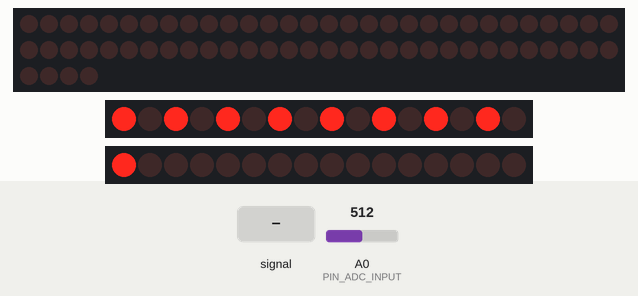
A sketch run on a simulated Arduino Uno, built with avr-gcc and run on an emulated ATmega328P. Shown: 64 shift-register outputs drawn as a row of LEDs (first output left, lit = HIGH), 2 × 16 shift-register outputs drawn as a row of LEDs (first output left, lit = HIGH). Wiring (inferred from the names in the program): 8 × shift register (74HC595): data pin 2; shift clock pin 3; latch pin 8; 2 × 2 × shift register (74HC595): data pin 5, shift clock pin 4 / data pin 9, shift clock pin 10. Wiring (inferred from the signals the program sends): 3 × row of LEDs: on Q0, Q1, Q2, Q3, Q4, Q5, Q6, Q7, Q8, Q9, Q10, Q11, Q12, Q13, Q14, Q15, Q16, Q17, Q18, Q19, Q20, Q21, Q22, Q23, Q24, Q25, Q26, Q27, Q28, Q29, Q30, Q31, Q32, Q33, Q34, Q35, Q36, Q37, Q38, Q39, Q40, Q41, Q42, Q43, Q44, Q45, Q46, Q47, Q48, Q49, Q50, Q51, Q52, Q53, Q54, Q55, Q56, Q57, Q58, Q59, Q60, Q61, Q62, Q63 / on Q0, Q1, Q2, Q3, Q4, Q5, Q6, Q7, Q8, Q9, Q10, Q11, Q12, Q13, Q14, Q15 / on Q0, Q1, Q2, Q3, Q4, Q5, Q6, Q7, Q8, Q9, Q10, Q11, Q12, Q13, Q14, Q15. The test bench sets the inputs (shaded band); at power-on: A0 (PIN_ADC_INPUT) = 512. What the sketch prints to the serial monitor is not drawn.

Above: at 3.2 s.
3.3 s: A0 (PIN_ADC_INPUT) fed a 200 Hz sine of ±81 counts around its level
At 4.2 s:
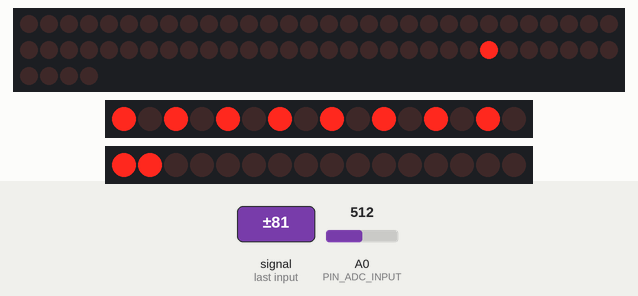
5.2 s: A0 (PIN_ADC_INPUT) set to 716
At 5.7 s:
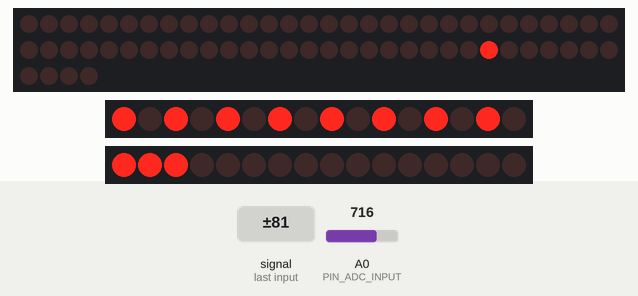
7.9 s: A0 (PIN_ADC_INPUT) set to 0
At 15.6 s:
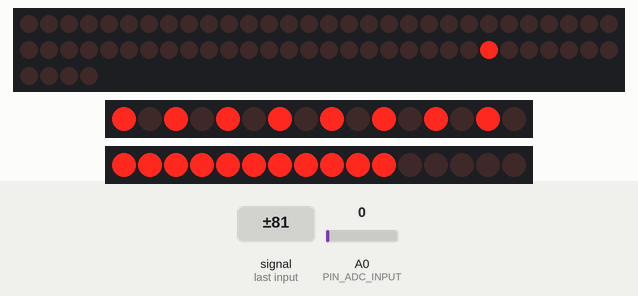
Timing chart, 0 to 16.9 s (numbered marks = the images above; inputs shaded):
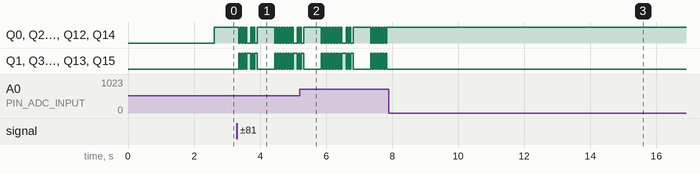

The sketch:

FSR_Tekanan.ino
```cpp
#define BAUD_RATE                 115200
#define ROW_COUNT                 44
#define COLUMN_COUNT              52


#define PIN_ADC_INPUT             A0
#define PIN_SHIFT_REGISTER_DATA   2
#define PIN_SHIFT_REGISTER_CLOCK  3
#define PIN_MUX_CHANNEL_0         4  //channel pins 0, 1, 2, etc must be wired to consecutive Arduino pins
#define PIN_MUX_CHANNEL_1         5
#define PIN_MUX_CHANNEL_2         6
#define PIN_MUX_CHANNEL_3         7
#define PIN_MUX_INHIBIT1_0        8  //inhibit = active low enable. All mux IC enables must be wired to consecutive Arduino pins
#define PIN_MUX_INHIBIT1_1        9
#define PIN_MUX_INHIBIT1_2       10

#define ROWS_PER_MUX              16
#define MUX_COUNT                 3
#define CHANNEL_PINS_PER_MUX      4


//float hum;
//float temp;
//dht DHT;


/**********************************************************************************************************

* GLOBALS

**********************************************************************************************************/

int current_enabled_mux = MUX_COUNT - 3;  //init to number of last mux so enabled mux increments to first mux on first scan.


/**********************************************************************************************************

* setup()

**********************************************************************************************************/

void setup()

{

  Serial.begin(BAUD_RATE);
  pinMode(PIN_ADC_INPUT, INPUT);
  pinMode(PIN_SHIFT_REGISTER_DATA, OUTPUT);
  pinMode(PIN_SHIFT_REGISTER_CLOCK, OUTPUT);
  pinMode(PIN_MUX_CHANNEL_0, OUTPUT);
  pinMode(PIN_MUX_CHANNEL_1, OUTPUT);
  pinMode(PIN_MUX_CHANNEL_2, OUTPUT);
  pinMode(PIN_MUX_CHANNEL_3, OUTPUT);
//  pinMode(PIN_MUX_CHANNEL_4, OUTPUT);
//  pinMode(PIN_MUX_CHANNEL_5, OUTPUT);
//  pinMode(PIN_MUX_CHANNEL_6, OUTPUT);
//  pinMode(PIN_MUX_CHANNEL_7, OUTPUT);
  pinMode(PIN_MUX_INHIBIT1_0, OUTPUT);
  pinMode(PIN_MUX_INHIBIT1_1, OUTPUT);
  pinMode(PIN_MUX_INHIBIT1_2, OUTPUT);
  //pinMode(PIN_MUX_INHIBIT1_3, OUTPUT);
  delay(2000);

}

void loop()

{
  Serial.print("--------------------------------------------------------------------------------------------------------------------------------------\n");
  for(int i = 0; i < ROW_COUNT; i ++)

  {
    setRow(i);

    shiftColumn(true);

    shiftColumn(false);                         //with SR clks tied, latched outputs are one clock behind

    for(int j = 0; j < COLUMN_COUNT; j ++)

    {

      int raw_reading = analogRead(PIN_ADC_INPUT);
      byte send_reading = (byte) (lowByte(raw_reading >> 1));
      int fsrVoltage = send_reading*5000/255;

      shiftColumn(false);
      printFixed(fsrVoltage);
      /*if (fsrConductance <= 1000) {
        long fsrForce = fsrConductance / 80;
        printFixed(fsrForce);
      } else {
        long fsrForce = fsrConductance - 1000;
        fsrForce /= 30;
        printFixed(fsrForce);
      }*/

      Serial.print(" ");

    }

    Serial.print("\n");

  }

  Serial.print("++++++++++++++++++++++++++++++++++++++++++++++++++++++++++++++++++++++++++++++++++++++++++++++++++++++++++++++++++++++++++++++++++++++\n");

  delay(500);

}


/**********************************************************************************************************

* setRow() - Enable single mux IC and channel to read specified matrix row.

**********************************************************************************************************/

void setRow(int row_number)

{

  if((row_number % ROWS_PER_MUX) == 0)  //We've reached channel 0 of a mux IC, so disable the previous mux IC, and enable the next mux IC

  {

    digitalWrite(PIN_MUX_INHIBIT1_0 + current_enabled_mux, HIGH);  //Muxes are enabled using offset from MUX_INHIBIT_0. This is why mux inhibits MUST be wired to consecutive Arduino pins!
    current_enabled_mux ++;

    if(current_enabled_mux >= MUX_COUNT)

    {

      current_enabled_mux = 0;

    }

    digitalWrite(PIN_MUX_INHIBIT1_0 + current_enabled_mux, LOW);  //enable the next mux, active low
    }

  for(int i = 0; i < CHANNEL_PINS_PER_MUX; i ++)

  {

    if(bitRead(row_number, i))

    {

      digitalWrite(PIN_MUX_CHANNEL_0 + i, HIGH);

    }

    else

    {

      digitalWrite(PIN_MUX_CHANNEL_0 + i, LOW);
    }

  }

}


/**********************************************************************************************************

* shiftColumn() - Shift out a high bit to drive first column, or increment column by shifting out a low

* bit to roll high bit through cascaded shift register outputs.

**********************************************************************************************************/

void shiftColumn(boolean is_first)

{

  if(is_first)

  {

    digitalWrite(PIN_SHIFT_REGISTER_DATA, HIGH);

  }

  digitalWrite(PIN_SHIFT_REGISTER_CLOCK, HIGH);

  digitalWrite(PIN_SHIFT_REGISTER_CLOCK, LOW);

  if(is_first)

  {

    digitalWrite(PIN_SHIFT_REGISTER_DATA, LOW);
  }

}


/**********************************************************************************************************

* printFixed() - print a value padded with leading spaces such that the value always occupies a fixed

* number of characters / space in the output terminal.

**********************************************************************************************************/

void printFixed(byte value)

{
  Serial.print(value);
  Serial.print(" ");

}
```
